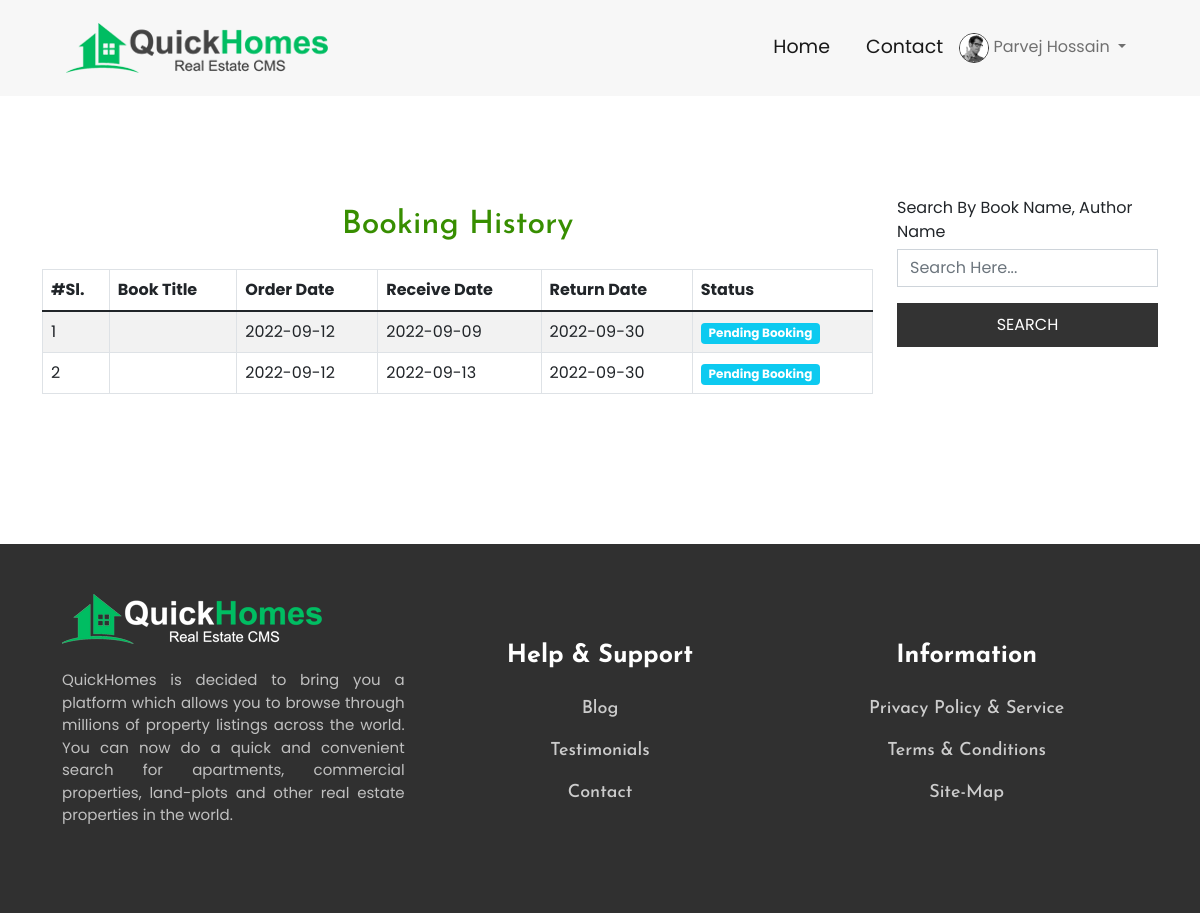
/Platform10/order-history.php (signed in), run on the app's committed database.
### tables this page shows
CREATE TABLE `users` (
  `user_id` int(11) NOT NULL,
  `fullname` varchar(255) NOT NULL,
  `email` varchar(255) NOT NULL,
  `password` varchar(255) NOT NULL,
  `phone` varchar(255) DEFAULT NULL,
  `address` varchar(255) DEFAULT NULL,
  `image` varchar(255) DEFAULT NULL,
  `role` int(1) NOT NULL DEFAULT 2 COMMENT '1=Admin, 2=User',
  `status` int(1) NOT NULL DEFAULT 1 COMMENT '0=inactive, 1=active',
  `join_date` date NOT NULL
);

CREATE TABLE `booking_list` (
  `id` int(11) NOT NULL,
  `book_id` int(11) NOT NULL,
  `user_id` int(11) NOT NULL,
  `rcv_date` date NOT NULL,
  `rtn_date` date NOT NULL,
  `booking_date` date NOT NULL,
  `status` int(11) NOT NULL DEFAULT 4 COMMENT '1=Activated, 2=Returned, 3=Canceled, 4=Pending '
);

### Platform10/order-history.php (the view, shortened to what this page needs)
<?php include "inc/header.php"; ?>
	<section class="booking-page">
		<div class="container">
			<div class="row">
				<div class="col-lg-9">
					<h2>Booking History</h2>
					<table class="table table-hover table-bordered table-striped">
						<thead>
							<tr>
								<th>#Sl.</th>
								<th>Book Title</th>
								<th>Order Date</th>
								<th>Receive Date</th>
								<th>Return Date</th>
								<th>Status</th>
							</tr>
						</thead>
						<tbody>
							<?php
								if ( $_SESSION['user_id'] )
								{
									$user_id = $_SESSION['user_id'];
									$sql = "SELECT * FROM booking_list WHERE user_id = '$user_id' ORDER BY id ASC";
									$allBookList = mysqli_query($db, $sql);
									$numberCount = mysqli_num_rows($allBookList);
									$i = 0;
									if ( $numberCount <= 0 )
									{ ?>
										<div class="alert alert-info">No Booking List Found Yet.</div>
									<?php }
									else
									{
										while( $row = mysqli_fetch_assoc($allBookList) )
										{
											$rcv_date  		= $row['rcv_date'];
											$rtn_date  		= $row['rtn_date'];
											$booking_date  	= $row['booking_date'];
											$status  		= $row['status'];
											$i++;
										 ?>
											<tr>
												<td><?php echo $i; ?></td>
												<td>
												</td>
												<td> <?php echo $booking_date; ?> </td>
												<td><?php echo $rcv_date; ?></td>
												<td><?php echo $rtn_date; ?></td>
												<td>
													<?php
														if ( $status == 1 )
														{ ?>
															<span class="badge bg-primary">Active Booking</span>
														<?php }
														else if ( $status == 2 )
														{ ?>
															<span class="badge bg-success">Book Returned</span>
														<?php }
														else if ( $status == 3 )
														{ ?>
															<span class="badge bg-danger">Booking Canceled</span>
														<?php }
														else if ( $status == 4 )
														{ ?>
															<span class="badge bg-info">Pending Booking</span>
														<?php }
													?>
												</td>
											</tr>
										<?php }
									}
								}
							?>
						</tbody>
					</table>
				</div>
  				<?php include "inc/sidebar.php"; ?>
  			</div>
  		</div>
  	</section>
<?php include "inc/footer.php"; ?>

### Platform10/inc/header.php (shortened to what this page needs)
<?php
	include "admin/inc/db.php";
?>
<!doctype html>
<html lang="en">
  <head>
    <link href="https://cdn.jsdelivr.net/npm/bootstrap@5.1.3/dist/css/bootstrap.min.css" rel="stylesheet">
    <link rel="stylesheet" href="//code.jquery.com/ui/1.13.2/themes/base/jquery-ui.css">
    <link rel="stylesheet" href="assets/css/style.css">
  </head>
  <body>
  	<header>
  		<div class="container">
  			<div class="row">
  				<div class="col-lg-12">
  					<nav class="navbar navbar-expand-lg navbar-light">
					  <div class="container-fluid">
					    <a class="navbar-brand" href="index.php"><img src="assets/images/logo.png" alt="" class="logo"></a>
					    <div class="collapse navbar-collapse" id="navbarSupportedContent">
					      <ul class="navbar-nav ms-auto mb-2 mb-lg-0">
					        <li class="nav-item">
					          <a class="nav-link active" aria-current="page" href="index.php">Home</a>
					        </li>
					        <li class="nav-item">
					          <a class="nav-link active" aria-current="page" href="#foot">Contact</a>
					        </li>
					        <?php
					        		if ( empty($_SESSION['user_id']) || empty($_SESSION['email']) )
					        		{ ?>
					        			<li class="nav-item">
								          <a class="nav-link active" aria-current="page" href="login.php"><i class="fa-solid fa-arrow-right-to-bracket"></i>  Login</a>
								        </li>
								        <li class="nav-item">
								          <a class="nav-link active" aria-current="page" href="register.php">Register</a>
								        </li>
					        	<?php	}
					        	else{ ?>
					        			<li class="nav-item dropdown">
								          <a class="nav-link dropdown-toggle" href="#" id="navbarDropdown" role="button" data-bs-toggle="dropdown" aria-expanded="false">
								            <?php
								                $user_id = $_SESSION['user_id'];
								                $query = "SELECT * FROM users WHERE user_id = '$user_id'";
								                $userData = mysqli_query($db, $query);
								                while ( $row = mysqli_fetch_assoc($userData) )
								                {
								                  $fullname = $row['fullname'];
								                  $image 		= $row['image'];
								                  	if ( !empty( $image ) )
									                  { ?>
									                    <img src="admin/dist/img/users/<?php echo $image; ?>" class="img-circle elevation-2" alt="User Image">
									                  <?php echo $fullname; }
									                  else
									                  { ?>
									                    <img src="admin/dist/img/user2-160x160.jpg" class="img-circle elevation-2" alt="User Image">
									                  <?php echo $fullname; }
								                 }
								            ?>
								          </a>
								        </li>
					        	<?php }
					        ?>
					      </ul>
					    </div>
					  </div>
					</nav>
  				</div>
  			</div>
  		</div>
  	</header>

### Platform10/assets/css/style.css (style rules this page uses)
body { font-family: 'Poppins', sans-serif; }
h1, h2, h3, h4, h5, h5, h6 { font-family: 'Josefin Sans', sans-serif; }
ul li { list-style: none; }
a { text-decoration: none; }
header { background: #f7f7f7; padding: 10px 0; }
.navbar-brand .logo { width: 100%; }
a.nav-link.active { font-size: 19px; margin-left: 20px; }
.navbar-brand { color: #ff0000 !important; font-weight: 400; }
.nav-link .img-circle { width: 30px; height: 30px; border-radius: 50%; border: 1px solid #333; }
.booking-page { padding: 100px 0; }
.booking-page h2 { margin: 10px 0 25px; color: #378e00; text-align: center; }
.booking-page table { margin: 25px 0 50px; }

### data on the page
users: fullname "Parvej Hossain"
booking_list: booking_date "2022-09-12", rcv_date "2022-09-09", rtn_date "2022-09-30", status "Pending Booking"
booking_list: booking_date "2022-09-12", rcv_date "2022-09-13", rtn_date "2022-09-30", status "Pending Booking"
